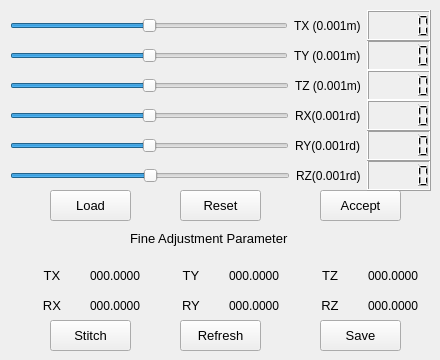
       <widget class="QWidget" name="Tab_Front">
        <attribute name="title">
         <string>LiDAR_Front</string>
        </attribute>
        <widget class="QPushButton" name="Btn_Front_Accept">
         <property name="geometry">
          <rect>
           <x>320</x>
           <y>190</y>
           <width>81</width>
           <height>31</height>
          </rect>
         </property>
         <property name="font">
          <font>
           <pointsize>10</pointsize>
          </font>
         </property>
         <property name="text">
          <string>Accept</string>
         </property>
        </widget>
        <widget class="QWidget" name="horizontalLayoutWidget_17">
         <property name="geometry">
          <rect>
           <x>20</x>
           <y>290</y>
           <width>411</width>
           <height>31</height>
          </rect>
         </property>
         <layout class="QHBoxLayout" name="horizontalLayout_17">
          <item>
           <widget class="QLabel" name="label_23">
            <property name="font">
             <font>
              <pointsize>10</pointsize>
             </font>
            </property>
            <property name="text">
             <string>RX</string>
            </property>
            <property name="alignment">
             <set>Qt::AlignCenter</set>
            </property>
           </widget>
          </item>
          <item>
           <widget class="QLabel" name="Label_Front_Fine_RX">
            <property name="text">
             <string>000.0000</string>
            </property>
           </widget>
          </item>
          <item>
           <widget class="QLabel" name="label_24">
            <property name="font">
             <font>
              <pointsize>10</pointsize>
             </font>
            </property>
            <property name="text">
             <string>RY</string>
            </property>
            <property name="alignment">
             <set>Qt::AlignCenter</set>
            </property>
           </widget>
          </item>
          <item>
           <widget class="QLabel" name="Label_Front_Fine_RY">
            <property name="text">
             <string>000.0000</string>
            </property>
           </widget>
          </item>
          <item>
           <widget class="QLabel" name="label_25">
            <property name="font">
             <font>
              <pointsize>10</pointsize>
             </font>
            </property>
            <property name="text">
             <string>RZ</string>
            </property>
            <property name="alignment">
             <set>Qt::AlignCenter</set>
            </property>
           </widget>
          </item>
          <item>
           <widget class="QLabel" name="Label_Front_Fine_RZ">
            <property name="text">
             <string>000.0000</string>
            </property>
           </widget>
          </item>
         </layout>
        </widget>
        <widget class="QWidget" name="horizontalLayoutWidget_18">
         <property name="geometry">
          <rect>
           <x>20</x>
           <y>260</y>
           <width>411</width>
           <height>31</height>
          </rect>
         </property>
         <layout class="QHBoxLayout" name="horizontalLayout_18">
          <item>
           <widget class="QLabel" name="label_26">
            <property name="font">
             <font>
              <pointsize>10</pointsize>
             </font>
            </property>
            <property name="text">
             <string>TX</string>
            </property>
            <property name="alignment">
             <set>Qt::AlignCenter</set>
            </property>
           </widget>
          </item>
          <item>
           <widget class="QLabel" name="Label_Front_Fine_TX">
            <property name="text">
             <string>000.0000</string>
            </property>
           </widget>
          </item>
          <item>
           <widget class="QLabel" name="label_27">
            <property name="font">
             <font>
              <pointsize>10</pointsize>
             </font>
            </property>
            <property name="text">
             <string>TY</string>
            </property>
            <property name="alignment">
             <set>Qt::AlignCenter</set>
            </property>
           </widget>
          </item>
          <item>
           <widget class="QLabel" name="Label_Front_Fine_TY">
            <property name="text">
             <string>000.0000</string>
            </property>
           </widget>
          </item>
          <item>
           <widget class="QLabel" name="label_28">
            <property name="font">
             <font>
              <pointsize>10</pointsize>
             </font>
            </property>
            <property name="text">
             <string>TZ</string>
            </property>
            <property name="alignment">
             <set>Qt::AlignCenter</set>
            </property>
           </widget>
          </item>
          <item>
           <widget class="QLabel" name="Label_Front_Fine_TZ">
            <property name="text">
             <string>000.0000</string>
            </property>
           </widget>
          </item>
         </layout>
        </widget>
        <widget class="QWidget" name="horizontalLayoutWidget_19">
         <property name="geometry">
          <rect>
           <x>10</x>
           <y>160</y>
           <width>421</width>
           <height>31</height>
          </rect>
         </property>
         <layout class="QHBoxLayout" name="horizontalLayout_19">
          <item>
           <widget class="QSlider" name="Slider_Front_RZ">
            <property name="minimum">
             <number>-3200</number>
            </property>
            <property name="maximum">
             <number>3200</number>
            </property>
            <property name="pageStep">
             <number>1</number>
            </property>
            <property name="orientation">
             <enum>Qt::Horizontal</enum>
            </property>
           </widget>
          </item>
          <item>
           <widget class="QLabel" name="Label_Front_RZ">
            <property name="text">
             <string>RZ(0.001rd)</string>
            </property>
           </widget>
          </item>
          <item>
           <widget class="QLCDNumber" name="LCD_Front_RZ">
            <property name="font">
             <font>
              <weight>75</weight>
              <bold>true</bold>
             </font>
            </property>
           </widget>
          </item>
         </layout>
        </widget>
        <widget class="QPushButton" name="Btn_Front_Reset">
         <property name="geometry">
          <rect>
           <x>180</x>
           <y>190</y>
           <width>81</width>
           <height>31</height>
          </rect>
         </property>
         <property name="font">
          <font>
           <pointsize>10</pointsize>
          </font>
         </property>
         <property name="text">
          <string>Reset</string>
         </property>
        </widget>
        <widget class="QWidget" name="horizontalLayoutWidget_20">
         <property name="geometry">
          <rect>
           <x>10</x>
           <y>40</y>
           <width>421</width>
           <height>31</height>
          </rect>
         </property>
         <layout class="QHBoxLayout" name="horizontalLayout_20">
          <item>
           <widget class="QSlider" name="Slider_Front_TY">
            <property name="minimum">
             <number>-5000</number>
            </property>
            <property name="maximum">
             <number>5000</number>
            </property>
            <property name="pageStep">
             <number>1</number>
            </property>
            <property name="orientation">
             <enum>Qt::Horizontal</enum>
            </property>
           </widget>
          </item>
          <item>
           <widget class="QLabel" name="Label_Front_TY">
            <property name="text">
             <string>TY (0.001m)</string>
            </property>
           </widget>
          </item>
          <item>
           <widget class="QLCDNumber" name="LCD_Front_TY">
            <property name="font">
             <font>
              <weight>75</weight>
              <bold>true</bold>
             </font>
            </property>
           </widget>
          </item>
         </layout>
        </widget>
        <widget class="QWidget" name="horizontalLayoutWidget_21">
         <property name="geometry">
          <rect>
           <x>10</x>
           <y>70</y>
           <width>421</width>
           <height>31</height>
          </rect>
         </property>
         <layout class="QHBoxLayout" name="horizontalLayout_21">
          <item>
           <widget class="QSlider" name="Slider_Front_TZ">
            <property name="minimum">
             <number>-5000</number>
            </property>
            <property name="maximum">
             <number>5000</number>
            </property>
            <property name="pageStep">
             <number>1</number>
            </property>
            <property name="orientation">
             <enum>Qt::Horizontal</enum>
            </property>
           </widget>
          </item>
          <item>
           <widget class="QLabel" name="Label_Front_TZ">
            <property name="text">
             <string>TZ (0.001m)</string>
            </property>
           </widget>
          </item>
          <item>
           <widget class="QLCDNumber" name="LCD_Front_TZ">
            <property name="font">
             <font>
              <weight>75</weight>
              <bold>true</bold>
             </font>
            </property>
           </widget>
          </item>
         </layout>
        </widget>
        <widget class="QWidget" name="horizontalLayoutWidget_22">
         <property name="geometry">
          <rect>
           <x>10</x>
           <y>130</y>
           <width>421</width>
           <height>31</height>
          </rect>
         </property>
         <layout class="QHBoxLayout" name="horizontalLayout_22">
          <item>
           <widget class="QSlider" name="Slider_Front_RY">
            <property name="minimum">
             <number>-3200</number>
            </property>
            <property name="maximum">
             <number>3200</number>
            </property>
            <property name="pageStep">
             <number>1</number>
            </property>
            <property name="orientation">
             <enum>Qt::Horizontal</enum>
            </property>
           </widget>
          </item>
          <item>
           <widget class="QLabel" name="Label_Front_RY">
            <property name="text">
             <string>RY(0.001rd)</string>
            </property>
           </widget>
          </item>
          <item>
           <widget class="QLCDNumber" name="LCD_Front_RY">
            <property name="font">
             <font>
              <weight>75</weight>
              <bold>true</bold>
             </font>
            </property>
           </widget>
          </item>
         </layout>
        </widget>
        <widget class="QWidget" name="horizontalLayoutWidget_23">
         <property name="geometry">
          <rect>
           <x>10</x>
           <y>10</y>
           <width>421</width>
           <height>31</height>
          </rect>
         </property>
         <layout class="QHBoxLayout" name="horizontalLayout_23">
          <item>
           <widget class="QSlider" name="Slider_Front_TX">
            <property name="minimum">
             <number>-5000</number>
            </property>
            <property name="maximum">
             <number>5000</number>
            </property>
            <property name="pageStep">
             <number>1</number>
            </property>
            <property name="orientation">
             <enum>Qt::Horizontal</enum>
            </property>
           </widget>
          </item>
          <item>
           <widget class="QLabel" name="Label_Front_TX">
            <property name="text">
             <string>TX (0.001m)</string>
            </property>
           </widget>
          </item>
          <item>
           <widget class="QLCDNumber" name="LCD_Front_TX">
            <property name="font">
             <font>
              <weight>75</weight>
              <bold>true</bold>
             </font>
            </property>
           </widget>
          </item>
         </layout>
        </widget>
        <widget class="QLabel" name="Label_Front_FineAdj_2">
         <property name="geometry">
          <rect>
           <x>130</x>
           <y>230</y>
           <width>191</width>
           <height>16</height>
          </rect>
         </property>
         <property name="font">
          <font>
           <pointsize>10</pointsize>
          </font>
         </property>
         <property name="text">
          <string>Fine Adjustment Parameter</string>
         </property>
        </widget>
        <widget class="QWidget" name="horizontalLayoutWidget_24">
         <property name="geometry">
          <rect>
           <x>10</x>
           <y>100</y>
           <width>421</width>
           <height>31</height>
          </rect>
         </property>
         <layout class="QHBoxLayout" name="horizontalLayout_24">
          <item>
           <widget class="QSlider" name="Slider_Front_RX">
            <property name="minimum">
             <number>-3200</number>
            </property>
            <property name="maximum">
             <number>3200</number>
            </property>
            <property name="pageStep">
             <number>1</number>
            </property>
            <property name="orientation">
             <enum>Qt::Horizontal</enum>
            </property>
           </widget>
          </item>
          <item>
           <widget class="QLabel" name="Label_Front_RX">
            <property name="text">
             <string>RX(0.001rd)</string>
            </property>
           </widget>
          </item>
          <item>
           <widget class="QLCDNumber" name="LCD_Front_RX">
            <property name="font">
             <font>
              <weight>75</weight>
              <bold>true</bold>
             </font>
            </property>
           </widget>
          </item>
         </layout>
        </widget>
        <widget class="QPushButton" name="Btn_Front_Redo">
         <property name="geometry">
          <rect>
           <x>50</x>
           <y>320</y>
           <width>81</width>
           <height>31</height>
          </rect>
         </property>
         <property name="font">
          <font>
           <pointsize>10</pointsize>
          </font>
         </property>
         <property name="text">
          <string>Stitch</string>
         </property>
        </widget>
        <widget class="QPushButton" name="Btn_Front_Save">
         <property name="geometry">
          <rect>
           <x>320</x>
           <y>320</y>
           <width>81</width>
           <height>31</height>
          </rect>
         </property>
         <property name="font">
          <font>
           <pointsize>10</pointsize>
          </font>
         </property>
         <property name="text">
          <string>Save</string>
         </property>
        </widget>
        <widget class="QPushButton" name="Btn_Front_Refresh">
         <property name="geometry">
          <rect>
           <x>180</x>
           <y>320</y>
           <width>81</width>
           <height>31</height>
          </rect>
         </property>
         <property name="font">
          <font>
           <pointsize>10</pointsize>
          </font>
         </property>
         <property name="text">
          <string>Refresh</string>
         </property>
        </widget>
        <widget class="QPushButton" name="Btn_Front_Load">
         <property name="geometry">
          <rect>
           <x>50</x>
           <y>190</y>
           <width>81</width>
           <height>31</height>
          </rect>
         </property>
         <property name="font">
          <font>
           <pointsize>10</pointsize>
          </font>
         </property>
         <property name="text">
          <string>Load</string>
         </property>
        </widget>
       </widget>
